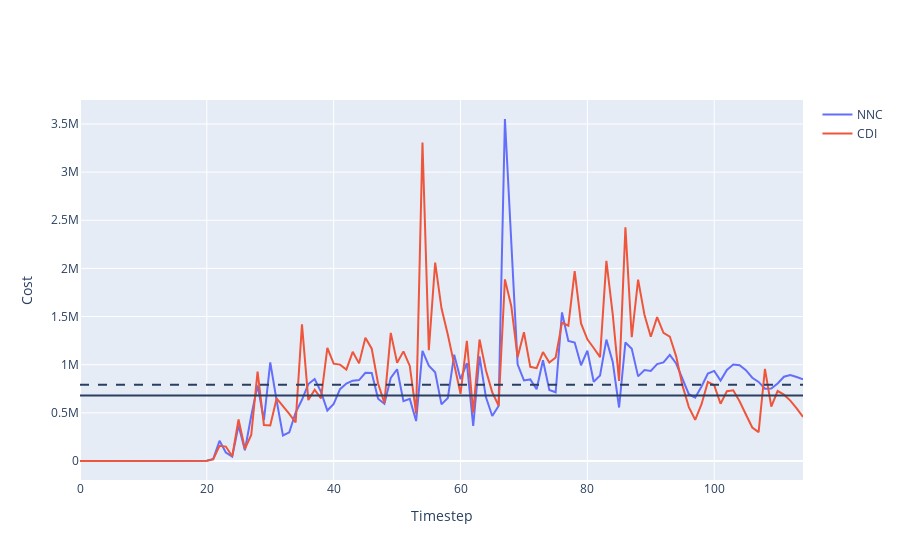

This figure's notebook cell:
### Code cell
a = go.Scatter(y=[x.item() for x in nn_ci], name='NNC')
b = go.Scatter(y=[x.item() for x in cdi_ci], name='CDI')
fig = go.Figure([a,b])
fig.add_hline(nn_mean_cost.detach().item())
fig.add_hline(cdi_mean_cost.detach().item(),line={'dash':'dash'})
fig.layout.xaxis.title = 'Timestep'
fig.layout.yaxis.title = 'Cost'
fig
